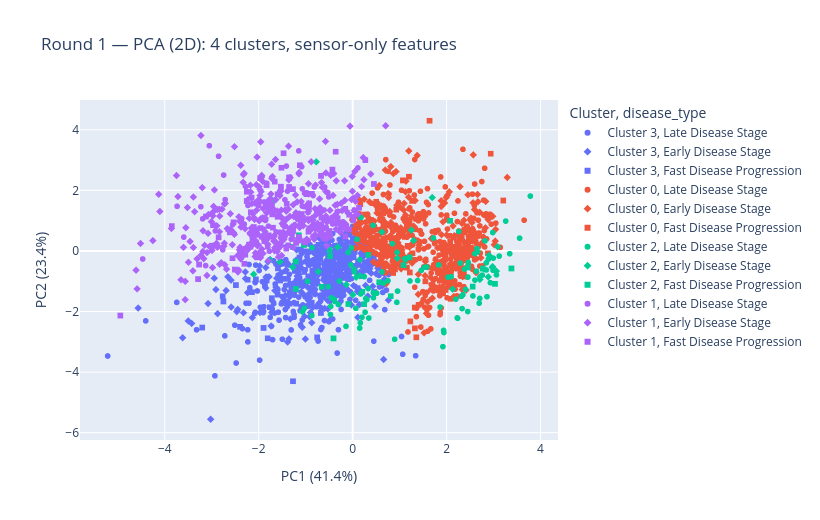

Write notebook code for a chart like this one.
### Markdown cell above
## Visualization

### Code cell
pca = PCA(n_components=2, random_state=42)
Z   = pca.fit_transform(X_r1)
pca_df = meta.copy()
pca_df['PC1'] = Z[:, 0]
pca_df['PC2'] = Z[:, 1]
pca_df['cluster_str'] = 'Cluster ' + pca_df['cluster'].astype(str)

fig = px.scatter(
    pca_df, x='PC1', y='PC2',
    color='cluster_str',
    symbol='disease_type' if 'disease_type' in pca_df.columns else None,
    hover_data={'id': True, 'date': '|%Y-%m-%d', 'cluster': True,
                'disease_type': True} if 'disease_type' in pca_df.columns else {'id': True},
    title=f'Round 1 — PCA (2D): {K_R1} clusters, sensor-only features',
    labels={'cluster_str': 'Cluster', 'PC1': f'PC1 ({pca.explained_variance_ratio_[0]*100:.1f}%)',
            'PC2': f'PC2 ({pca.explained_variance_ratio_[1]*100:.1f}%)'},
    width=820, height=520,
)
fig.show()

### Figure 1 — Plotly figure (JSON) as saved in the notebook; plotly's stock layout.template omitted (floating-point values rounded to 4 significant figures; data arrays with more than 128 entries replaced by an {"elided": "..."} marker saying what was removed)
{"data": [{"customdata": {"elided": "307x4 mixed values"}, "hovertemplate": "Cluster=Cluster 3<br>disease_type=%{customdata[3]}<br>PC1 (41.4%)=%{x}<br>PC2 (23.4%)=%{y}<br>id=%{customdata[0]}<br>date=%{customdata[1]|%Y-%m-%d}<br>cluster=%{customdata[2]}<extra></extra>", "legendgroup": "Cluster 3, Late Disease Stage", "marker": {"color": "#636efa", "symbol": "circle"}, "mode": "markers", "name": "Cluster 3, Late Disease Stage", "showlegend": true, "type": "scattergl", "x": {"elided": "307 float values"}, "xaxis": "x", "y": {"elided": "307 float values"}, "yaxis": "y"}, {"customdata": {"elided": "194x4 mixed values"}, "hovertemplate": "Cluster=Cluster 3<br>disease_type=%{customdata[3]}<br>PC1 (41.4%)=%{x}<br>PC2 (23.4%)=%{y}<br>id=%{customdata[0]}<br>date=%{customdata[1]|%Y-%m-%d}<br>cluster=%{customdata[2]}<extra></extra>", "legendgroup": "Cluster 3, Early Disease Stage", "marker": {"color": "#636efa", "symbol": "diamond"}, "mode": "markers", "name": "Cluster 3, Early Disease Stage", "showlegend": true, "type": "scattergl", "x": {"elided": "194 float values"}, "xaxis": "x", "y": {"elided": "194 float values"}, "yaxis": "y"}, {"customdata": {"elided": "89x4 mixed values"}, "hovertemplate": "Cluster=Cluster 3<br>disease_type=%{customdata[3]}<br>PC1 (41.4%)=%{x}<br>PC2 (23.4%)=%{y}<br>id=%{customdata[0]}<br>date=%{customdata[1]|%Y-%m-%d}<br>cluster=%{customdata[2]}<extra></extra>", "legendgroup": "Cluster 3, Fast Disease Progression", "marker": {"color": "#636efa", "symbol": "square"}, "mode": "markers", "name": "Cluster 3, Fast Disease Progression", "showlegend": true, "type": "scattergl", "x": [-0.1996, 0.3285, -0.7283, -0.6038, -1.831, -0.6422, -2.767, -1.72, 0.1047, -1.452, -1.59, -1.426, -2.235, -2.144, -0.7994, -0.5202, -3.203, -2.752, -2.06, -1.543, -1.14, -1.339, -0.7739, -1.19, -0.3037, -1.764, -0.2176, -0.9714, -1.235, -1.868, -1.032, -0.05425, -0.5232, -0.7979, -0.628, -2.397, -0.6758, 0.4559, -0.7012, -1.527, -0.5942, 0.185, -0.2299, -0.2298, -0.2727, -0.9846, -2.486, -0.6052, 0.001004, -0.08442, 0.1163, 0.0007318, 0.4432, -0.3404, -1.27, -0.3359, -1.897, -1.34, 0.3525, 0.2409, -0.1285, -1.809, -0.6156, -0.4886, -0.8582, -0.7565, 0.0506, 0.3722, -0.8696, -0.5136, -0.3091, -0.09683, -0.1191, -0.3995, 0.0208, -0.1546, -0.08103, -1.201, -0.5563, -0.5521, -0.8486, -1.127, -0.3872, -0.2664, -1.132, -0.8247, -1.597, -0.5553, -0.3862], "xaxis": "x", "y": [0.4656, -0.04242, 0.2033, -0.05193, -0.9738, 0.03231, -1.496, -1.559, -1.228, -0.423, -0.5759, -0.9211, -0.9502, -1.362, -0.4474, 0.2544, -2.529, -1.668, -0.9394, -0.9754, 0.04589, -1.363, -1.052, -1.15, 0.1848, -1.858, -0.8913, -1.825, -0.6606, -1.128, -0.692, 0.08514, -0.2093, -0.3023, -1.235, -2.507, -2.048, -1.355, -0.7387, -0.3593, -0.4688, -0.6945, -0.3329, -0.06367, -0.2022, -0.01661, -1.128, -0.8272, -0.2087, -0.4242, -0.3514, 0.4156, -0.1753, -1.225, -4.302, -0.03493, -2.542, -1.743, -0.3178, 0.2307, 0.594, -2.884, -1.53, -0.9128, -0.6497, -2.854, 0.1874, -0.426, -1.71, -0.5288, 0.1391, -0.9373, 0.5369, -1.311, 0.3386, -0.4986, -0.7922, -1.739, -1.255, -0.005031, -0.921, -0.405, -0.09197, -0.6932, -0.2153, 0.1227, -1.442, -0.3424, -1.22], "yaxis": "y"}, {"customdata": {"elided": "407x4 mixed values"}, "hovertemplate": "Cluster=Cluster 0<br>disease_type=%{customdata[3]}<br>PC1 (41.4%)=%{x}<br>PC2 (23.4%)=%{y}<br>id=%{customdata[0]}<br>date=%{customdata[1]|%Y-%m-%d}<br>cluster=%{customdata[2]}<extra></extra>", "legendgroup": "Cluster 0, Late Disease Stage", "marker": {"color": "#EF553B", "symbol": "circle"}, "mode": "markers", "name": "Cluster 0, Late Disease Stage", "showlegend": true, "type": "scattergl", "x": {"elided": "407 float values"}, "xaxis": "x", "y": {"elided": "407 float values"}, "yaxis": "y"}, {"customdata": {"elided": "192x4 mixed values"}, "hovertemplate": "Cluster=Cluster 0<br>disease_type=%{customdata[3]}<br>PC1 (41.4%)=%{x}<br>PC2 (23.4%)=%{y}<br>id=%{customdata[0]}<br>date=%{customdata[1]|%Y-%m-%d}<br>cluster=%{customdata[2]}<extra></extra>", "legendgroup": "Cluster 0, Early Disease Stage", "marker": {"color": "#EF553B", "symbol": "diamond"}, "mode": "markers", "name": "Cluster 0, Early Disease Stage", "showlegend": true, "type": "scattergl", "x": {"elided": "192 float values"}, "xaxis": "x", "y": {"elided": "192 float values"}, "yaxis": "y"}, {"customdata": {"elided": "101x4 mixed values"}, "hovertemplate": "Cluster=Cluster 0<br>disease_type=%{customdata[3]}<br>PC1 (41.4%)=%{x}<br>PC2 (23.4%)=%{y}<br>id=%{customdata[0]}<br>date=%{customdata[1]|%Y-%m-%d}<br>cluster=%{customdata[2]}<extra></extra>", "legendgroup": "Cluster 0, Fast Disease Progression", "marker": {"color": "#EF553B", "symbol": "square"}, "mode": "markers", "name": "Cluster 0, Fast Disease Progression", "showlegend": true, "type": "scattergl", "x": [0.6489, 1.153, 1.509, 0.5994, 1.334, 1.171, 1.069, 0.9846, 2.419, 1.781, 0.5789, 2.088, 2.88, 2.263, 2.081, 0.6478, 2.213, 1.113, 0.9817, 1.637, 0.5969, 0.4687, 0.7318, 2.377, 0.1564, 2.238, 0.3219, 0.9009, 0.3546, 0.5861, -0.03774, 1.155, 0.5014, 0.1589, 2.402, 2.448, 2.074, 2.385, 2.19, 2.481, 2.4, 2.435, 2.625, 2.66, 2.375, 2.067, 2.469, 2.882, 0.6828, 1.199, 1.217, 2.612, 2.076, 2.468, 2.566, 1.744, 1.228, 2.202, 2.191, 2.334, 1.968, 2.368, 1.322, 2.497, 1.888, 1.325, 2.055, 1.945, 2.295, 1.923, 2.266, 2.045, 1.977, 1.356, 1.904, 0.2547, 0.2635, 0.8886, 0.7084, 0.7419, 0.9281, 0.8713, 1.273, 0.8612, 1.404, 2.053, 1.056, 0.3896, 1.549, 1.265, 0.162, 3.207, 1.854, 0.3621, 0.4245, 0.5101, 2.006, 2.939, 0.1689, 0.8976, 0.7401], "xaxis": "x", "y": [1.461, 0.7953, 1.177, 1.204, 0.7127, 0.1678, 2.327, 0.7464, 0.8125, 0.6601, 0.2613, -1.582, -0.07814, -0.1399, -0.4869, 1.246, -1.499, 0.4631, 0.5056, 4.297, 0.1402, 0.3313, 0.1518, 0.08932, 0.1136, -0.371, 0.2864, -0.6094, -0.08539, 0.3137, 0.701, -0.5499, 1.623, 0.1081, 0.09475, 0.671, -0.4742, 0.6997, -0.1629, 0.6893, 0.1804, 0.2575, 0.5667, 0.4947, 0.0735, -0.7921, 0.3185, 1.193, 0.2148, 2.45, -0.7104, 0.3657, 0.3019, -0.1001, 0.6328, -1.202, -2.327, -0.4309, 0.1334, -0.1652, -0.8397, -0.7732, -1.868, 0.08136, -1.268, -2.556, -1.186, -1.259, -0.5577, -1.4, 0.08023, -1.074, -1.289, -2.852, -0.977, 0.6732, 1.201, 0.1968, -0.08279, 0.8569, 1.363, -0.4212, -0.07543, -0.7274, -1.78, 0.4957, -0.1092, 1.025, -1.004, 1.652, 1.539, 1.664, -0.9805, 0.5285, 0.6423, 0.4291, 1.028, 3.21, 0.1377, -0.3145, 0.4458], "yaxis": "y"}, {"customdata": {"elided": "98x4 mixed values"}, "hovertemplate": "Cluster=Cluster 2<br>disease_type=%{customdata[3]}<br>PC1 (41.4%)=%{x}<br>PC2 (23.4%)=%{y}<br>id=%{customdata[0]}<br>date=%{customdata[1]|%Y-%m-%d}<br>cluster=%{customdata[2]}<extra></extra>", "legendgroup": "Cluster 2, Late Disease Stage", "marker": {"color": "#00cc96", "symbol": "circle"}, "mode": "markers", "name": "Cluster 2, Late Disease Stage", "showlegend": true, "type": "scattergl", "x": [0.09238, 3.258, 3.119, 2.449, 2.988, 2.56, 2.603, 1.935, 2.982, 1.531, 0.6237, -0.8704, 0.5133, 2.315, 2.453, -0.4675, 2.292, 0.9548, 0.1638, 2.859, 2.932, 2.659, -1.027, 1.112, 0.6602, 0.2466, 0.7518, 1.382, 0.9449, 1.719, -0.1419, 2.6, 2.258, 2.381, -0.4726, 0.06822, 0.1488, 1.861, -0.5204, 0.02907, 2.647, -0.2814, 1.579, 0.2784, 3.343, 2.33, -0.3915, 0.2643, 0.152, -0.3827, 0.3036, 0.4419, 1.461, 0.3446, 0.8469, -1.765, -0.4544, 0.3298, 0.1763, 1.831, 2.993, 2.843, 2.029, 2.891, 0.03402, 0.4332, 1.22, 0.9402, 0.1981, 2.846, -0.8666, 2.347, 2.227, 1.122, 2.462, 0.1709, -0.02734, -0.3057, -0.03866, -0.96, -0.09712, 2.757, 3.061, 3.554, 3.783, 2.705, 2.096, 0.4416, 2.817, 1.921, 2.693, 2.71, 2.234, 2.197, 1.943, 2.634, 2.404, 0.8937], "xaxis": "x", "y": [0.3857, 0.9852, -0.1711, -2.0, -0.6375, -1.486, -0.9629, -2.623, 0.6068, -0.537, -0.6912, -2.131, -1.396, -1.498, -0.8639, -1.831, -0.4013, -1.326, -2.372, -1.51, -1.05, -0.02983, -1.888, -0.2556, -1.061, -0.8483, -0.9821, -0.9768, -0.04808, 0.4259, -2.489, -0.09163, 0.6433, -0.5991, -2.099, -1.895, -2.546, -1.853, -1.183, -0.6093, 0.07847, -0.9968, -0.5302, -1.574, -0.09128, -1.904, -1.601, -2.022, -0.2885, -1.665, -1.608, -1.543, -0.6422, -2.215, 0.2404, -0.2892, -1.548, -1.242, 1.105, -0.4626, -0.2376, -0.6282, -0.8668, -0.27, -0.6915, 0.8434, -0.9905, -1.696, -2.189, -0.3911, 0.1071, -1.446, -2.21, -0.2814, -0.3809, -1.419, 0.09817, -1.767, -0.4591, -1.005, -0.05079, -0.7987, -0.7906, 0.4222, 1.81, -1.568, -0.8481, -1.377, 0.3311, -3.159, -1.725, -0.855, -2.222, -1.591, -2.694, -0.6673, -1.272, -2.915], "yaxis": "y"}, {"customdata": [[1556, "2021-04-12T00:00:00", 2, "Early Disease Stage"], [1556, "2021-05-04T00:00:00", 2, "Early Disease Stage"], [2854, "2021-04-05T00:00:00", 2, "Early Disease Stage"], [2854, "2021-04-14T00:00:00", 2, "Early Disease Stage"], [2854, "2021-05-04T00:00:00", 2, "Early Disease Stage"], [2854, "2021-05-05T00:00:00", 2, "Early Disease Stage"], [2854, "2021-05-11T00:00:00", 2, "Early Disease Stage"], [2854, "2021-05-12T00:00:00", 2, "Early Disease Stage"], [2854, "2021-05-13T00:00:00", 2, "Early Disease Stage"], [2854, "2021-06-20T00:00:00", 2, "Early Disease Stage"], [2854, "2021-06-24T00:00:00", 2, "Early Disease Stage"], [3405, "2021-06-05T00:00:00", 2, "Early Disease Stage"], [3405, "2021-06-09T00:00:00", 2, "Early Disease Stage"], [3405, "2021-06-15T00:00:00", 2, "Early Disease Stage"], [3405, "2021-06-21T00:00:00", 2, "Early Disease Stage"], [3405, "2021-07-18T00:00:00", 2, "Early Disease Stage"], [3405, "2021-07-19T00:00:00", 2, "Early Disease Stage"], [4349, "2021-02-18T00:00:00", 2, "Early Disease Stage"], [8446, "2021-09-22T00:00:00", 2, "Early Disease Stage"], [8446, "2021-09-27T00:00:00", 2, "Early Disease Stage"], [9173, "2021-02-22T00:00:00", 2, "Early Disease Stage"], [9173, "2021-02-27T00:00:00", 2, "Early Disease Stage"], [9173, "2021-03-12T00:00:00", 2, "Early Disease Stage"], [9173, "2021-03-18T00:00:00", 2, "Early Disease Stage"], [9173, "2021-04-01T00:00:00", 2, "Early Disease Stage"], [9501, "2021-02-27T00:00:00", 2, "Early Disease Stage"]], "hovertemplate": "Cluster=Cluster 2<br>disease_type=%{customdata[3]}<br>PC1 (41.4%)=%{x}<br>PC2 (23.4%)=%{y}<br>id=%{customdata[0]}<br>date=%{customdata[1]|%Y-%m-%d}<br>cluster=%{customdata[2]}<extra></extra>", "legendgroup": "Cluster 2, Early Disease Stage", "marker": {"color": "#00cc96", "symbol": "diamond"}, "mode": "markers", "name": "Cluster 2, Early Disease Stage", "showlegend": true, "type": "scattergl", "x": [-0.1361, -0.3187, 2.978, -2.108, -1.665, 3.086, 2.887, -0.7747, 2.976, 1.693, 2.781, 1.251, 0.9513, 0.1513, 0.6236, 2.904, 3.06, -1.548, -1.277, 1.297, 2.708, 2.127, 0.004455, 0.07372, -1.073, -0.7315], "xaxis": "x", "y": [-1.112, 0.1263, -0.5181, -0.771, 1.67, 0.138, -0.8575, 2.941, -0.5521, 1.762, -0.5889, 0.6885, -0.2425, -0.8193, 0.6249, -0.1457, -0.6677, -0.3608, -0.5407, 0.3433, -0.9414, -1.263, -1.445, -0.8707, -2.005, -0.683], "yaxis": "y"}, {"customdata": [[2676, "2021-09-08T00:00:00", 2, "Fast Disease Progression"], [2676, "2021-09-26T00:00:00", 2, "Fast Disease Progression"], [4441, "2021-07-11T00:00:00", 2, "Fast Disease Progression"], [4441, "2021-07-14T00:00:00", 2, "Fast Disease Progression"], [4441, "2021-07-15T00:00:00", 2, "Fast Disease Progression"], [4441, "2021-07-21T00:00:00", 2, "Fast Disease Progression"], [4441, "2021-07-23T00:00:00", 2, "Fast Disease Progression"], [4441, "2021-07-24T00:00:00", 2, "Fast Disease Progression"], [4441, "2021-07-26T00:00:00", 2, "Fast Disease Progression"], [4441, "2021-07-30T00:00:00", 2, "Fast Disease Progression"], [5479, "2021-04-18T00:00:00", 2, "Fast Disease Progression"], [5479, "2021-05-03T00:00:00", 2, "Fast Disease Progression"], [6947, "2021-02-20T00:00:00", 2, "Fast Disease Progression"], [6947, "2021-03-09T00:00:00", 2, "Fast Disease Progression"], [6947, "2021-03-10T00:00:00", 2, "Fast Disease Progression"], [6947, "2021-03-14T00:00:00", 2, "Fast Disease Progression"], [6947, "2021-03-19T00:00:00", 2, "Fast Disease Progression"], [6947, "2021-03-22T00:00:00", 2, "Fast Disease Progression"], [6947, "2021-04-01T00:00:00", 2, "Fast Disease Progression"], [7183, "2021-05-07T00:00:00", 2, "Fast Disease Progression"], [8826, "2021-07-16T00:00:00", 2, "Fast Disease Progression"], [8826, "2021-07-29T00:00:00", 2, "Fast Disease Progression"], [8826, "2021-07-31T00:00:00", 2, "Fast Disease Progression"]], "hovertemplate": "Cluster=Cluster 2<br>disease_type=%{customdata[3]}<br>PC1 (41.4%)=%{x}<br>PC2 (23.4%)=%{y}<br>id=%{customdata[0]}<br>date=%{customdata[1]|%Y-%m-%d}<br>cluster=%{customdata[2]}<extra></extra>", "legendgroup": "Cluster 2, Fast Disease Progression", "marker": {"color": "#00cc96", "symbol": "square"}, "mode": "markers", "name": "Cluster 2, Fast Disease Progression", "showlegend": true, "type": "scattergl", "x": [-0.6596, 0.3304, 3.38, 3.03, 2.073, 0.2432, 0.2062, 2.453, 2.555, 0.5652, 0.8105, 1.21, -1.209, -1.146, -0.4832, -0.4914, -1.039, -1.276, -1.208, 2.771, -0.09267, -0.408, 1.083], "xaxis": "x", "y": [-1.184, -0.1316, -0.5787, -1.087, 0.9944, -1.757, -1.352, -0.5448, -1.177, -1.033, -1.493, -0.2128, -0.3493, 0.5176, -0.1702, 0.03487, 0.1976, 0.1314, -1.255, -0.5825, -1.751, -2.887, -0.4699], "yaxis": "y"}, {"customdata": {"elided": "96x4 mixed values"}, "hovertemplate": "Cluster=Cluster 1<br>disease_type=%{customdata[3]}<br>PC1 (41.4%)=%{x}<br>PC2 (23.4%)=%{y}<br>id=%{customdata[0]}<br>date=%{customdata[1]|%Y-%m-%d}<br>cluster=%{customdata[2]}<extra></extra>", "legendgroup": "Cluster 1, Late Disease Stage", "marker": {"color": "#ab63fa", "symbol": "circle"}, "mode": "markers", "name": "Cluster 1, Late Disease Stage", "showlegend": true, "type": "scattergl", "x": [-0.1561, -0.5084, -0.6088, -0.2609, -1.341, -3.131, -1.426, -0.8399, -3.596, -3.052, -1.904, -2.747, -2.308, -2.855, -1.753, -1.442, -1.333, -0.9498, -1.028, -0.1133, -1.085, -2.715, -3.193, -3.738, -4.47, -0.4248, -1.794, -3.232, -0.3306, -0.313, -0.9453, -0.5343, -0.5728, -0.7081, -0.5664, -1.876, -1.246, -1.309, -1.853, -1.892, -0.8427, -2.364, -0.9038, -0.3654, -0.9144, -0.5154, -1.243, -0.7988, -0.426, -1.689, -2.228, -1.828, -0.5969, -1.857, -1.565, -1.072, -0.8346, -1.695, -1.663, -2.766, -0.521, -0.205, -2.022, -0.9839, -1.173, -1.025, -1.247, 0.01718, -0.8407, -1.441, -0.9651, -1.073, -1.427, -1.659, -1.525, -0.6676, -1.81, -1.148, -0.4385, -2.923, -0.8157, -1.411, 0.1117, -0.5287, -1.268, -1.792, -1.147, -0.6859, -1.773, -2.136, -1.551, -1.631, -2.556, -1.069, -1.885, -1.387], "xaxis": "x", "y": [0.7306, 1.784, 1.35, 0.8456, 0.7165, -0.4844, 1.361, 0.4805, 0.4565, 3.472, 1.043, 2.504, 0.8832, 3.125, 1.712, 1.689, 2.439, 1.267, 1.46, 1.278, 2.78, 1.693, 1.059, 1.472, -0.2664, 1.085, 1.439, 1.46, 1.294, 1.306, 0.3497, 0.9652, 0.3808, 0.7897, 0.7842, 1.091, 0.8062, 0.3863, 1.031, 0.7177, 1.829, 1.07, 0.6797, 0.9118, 1.03, 0.5074, 1.138, 0.5334, 0.8895, 1.378, 1.501, 2.235, 2.109, 1.006, 0.1067, 2.048, 0.8885, 1.215, 0.5037, 0.03753, 0.6322, 0.9606, 0.5412, 1.919, 1.045, 1.907, 1.143, 1.702, 1.114, 0.4772, 1.479, 1.482, 0.8071, 0.06093, 0.1804, 0.8839, 0.1475, 3.303, 1.105, 0.6611, 2.11, 2.8, 2.739, 1.927, 0.1105, 0.8185, 0.3918, 1.266, -0.009138, 0.4372, 0.6196, 0.6288, 0.8695, 0.8541, 1.615, 1.975], "yaxis": "y"}, {"customdata": {"elided": "284x4 mixed values"}, "hovertemplate": "Cluster=Cluster 1<br>disease_type=%{customdata[3]}<br>PC1 (41.4%)=%{x}<br>PC2 (23.4%)=%{y}<br>id=%{customdata[0]}<br>date=%{customdata[1]|%Y-%m-%d}<br>cluster=%{customdata[2]}<extra></extra>", "legendgroup": "Cluster 1, Early Disease Stage", "marker": {"color": "#ab63fa", "symbol": "diamond"}, "mode": "markers", "name": "Cluster 1, Early Disease Stage", "showlegend": true, "type": "scattergl", "x": {"elided": "284 float values"}, "xaxis": "x", "y": {"elided": "284 float values"}, "yaxis": "y"}, {"customdata": {"elided": "98x4 mixed values"}, "hovertemplate": "Cluster=Cluster 1<br>disease_type=%{customdata[3]}<br>PC1 (41.4%)=%{x}<br>PC2 (23.4%)=%{y}<br>id=%{customdata[0]}<br>date=%{customdata[1]|%Y-%m-%d}<br>cluster=%{customdata[2]}<extra></extra>", "legendgroup": "Cluster 1, Fast Disease Progression", "marker": {"color": "#ab63fa", "symbol": "square"}, "mode": "markers", "name": "Cluster 1, Fast Disease Progression", "showlegend": true, "type": "scattergl", "x": [-2.535, -2.001, -1.123, -2.255, -2.153, -1.353, 0.04308, -1.718, -1.527, -0.9381, -1.598, -1.97, -2.973, -0.4783, -0.9397, -1.962, -0.07496, -1.88, -2.208, -1.413, -2.034, -1.296, -0.3236, -2.644, -2.286, -0.6651, -1.471, -1.834, -1.205, -1.809, -2.507, 0.4525, 0.01128, -1.057, 0.1363, -1.404, -0.1574, -0.4315, -1.939, -2.136, -0.9359, -1.314, -0.7609, -2.128, -0.3619, -1.265, -1.131, -0.9263, -0.1595, -1.082, -1.143, -0.9828, -0.3511, 0.2697, -2.177, -2.254, -1.697, -2.104, -2.996, -3.291, -2.854, -2.17, -1.111, -2.558, -1.169, -3.124, -1.515, -1.784, -2.614, -0.3177, -2.053, -0.6733, -1.272, -1.354, -0.9318, -1.465, -0.07829, -1.659, -1.852, -1.713, -3.269, -1.788, -2.041, -0.6244, -0.1974, -0.4957, 0.01913, -0.9244, -2.305, -3.85, -0.8682, -1.371, -1.477, -2.999, -0.1389, -1.598, -1.01, -4.946], "xaxis": "x", "y": [0.9452, 1.512, 2.829, 1.647, 1.76, 2.11, 1.344, 1.531, 2.121, 1.05, 1.871, 2.402, 0.8501, 0.4793, 0.6311, 0.7541, 1.193, 0.325, 0.2083, 0.07612, -0.2127, 0.5766, 0.9164, 0.7137, -0.1253, 1.098, 3.224, 2.173, 0.2658, 0.1431, -0.6164, 2.21, 1.018, 1.087, 1.424, 1.555, 1.391, 2.684, 0.4655, 0.4718, 0.672, 0.7287, 1.345, 0.2863, 3.276, 0.6766, 0.3601, 1.566, 0.4779, 1.218, 0.4566, 1.873, 1.137, 2.999, 0.1365, 1.951, 0.7666, 0.7892, 0.1718, -0.9298, 0.4474, 1.277, 0.9502, -0.2416, 0.3419, 1.134, 2.744, 0.5121, 0.612, 1.078, -0.0822, 2.476, 2.04, 2.425, 1.392, 0.9593, 0.7183, 2.289, 1.492, 1.207, -0.4488, 1.303, 0.714, 0.5278, 0.7608, 0.6571, 1.132, 0.7488, -0.4248, 0.8189, 1.886, 0.182, 1.048, 0.1629, 0.797, 1.125, 0.2816, -2.133], "yaxis": "y"}], "layout": {"height": 520, "legend": {"title": {"text": "Cluster, disease_type"}, "tracegroupgap": 0}, "title": {"text": "Round 1 — PCA (2D): 4 clusters, sensor-only features"}, "width": 820, "xaxis": {"anchor": "y", "domain": [0, 1], "title": {"text": "PC1 (41.4%)"}}, "yaxis": {"anchor": "x", "domain": [0, 1], "title": {"text": "PC2 (23.4%)"}}}}
